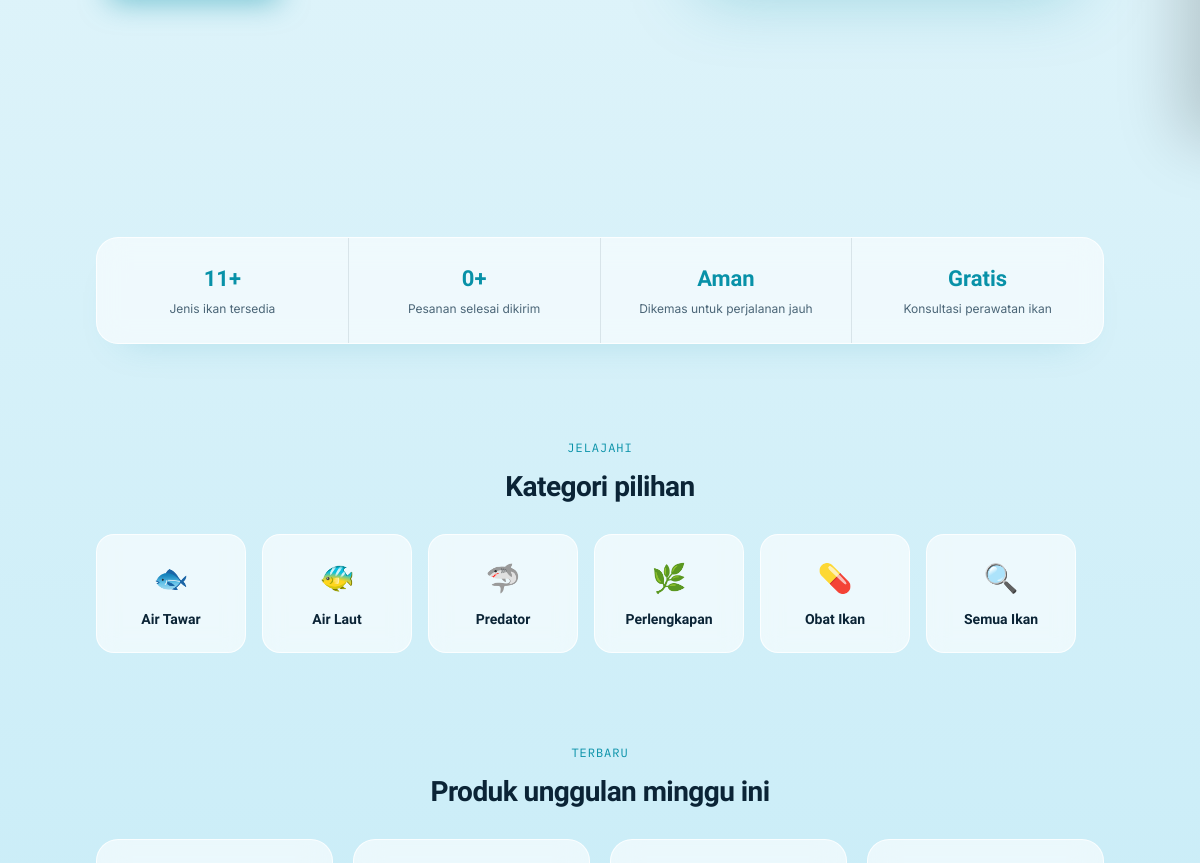
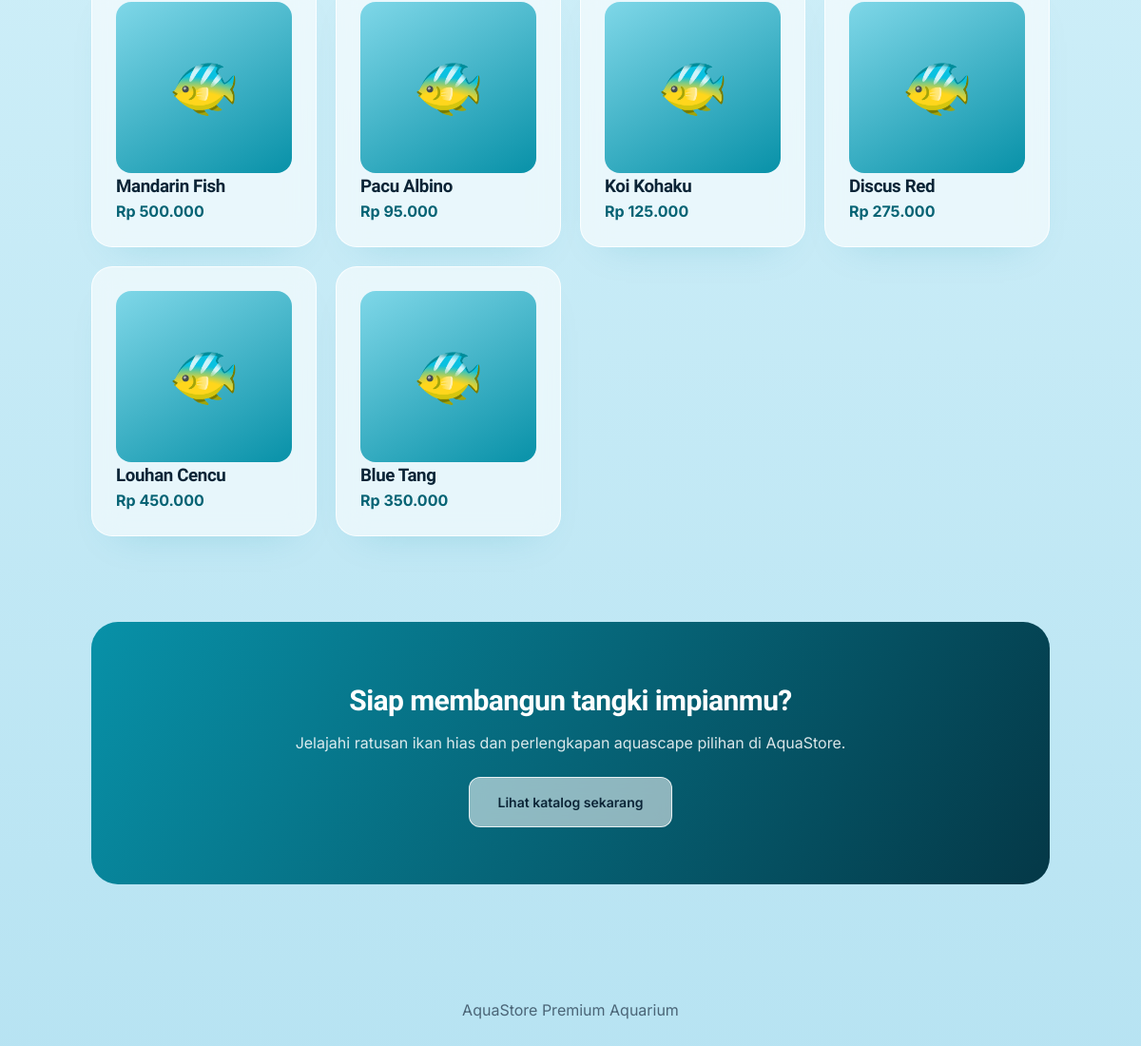
/ (lower part), run on an earlier commit of the app's database (2 pictures, top to bottom).
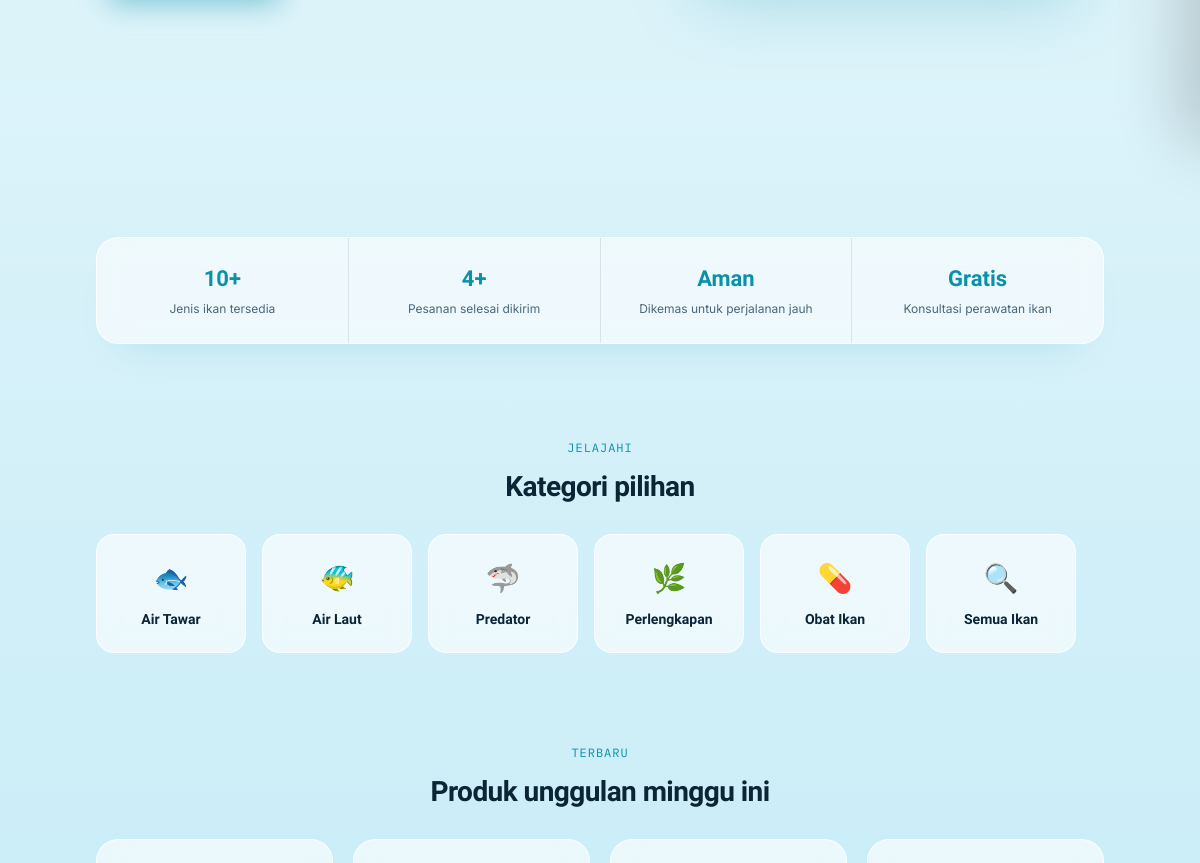
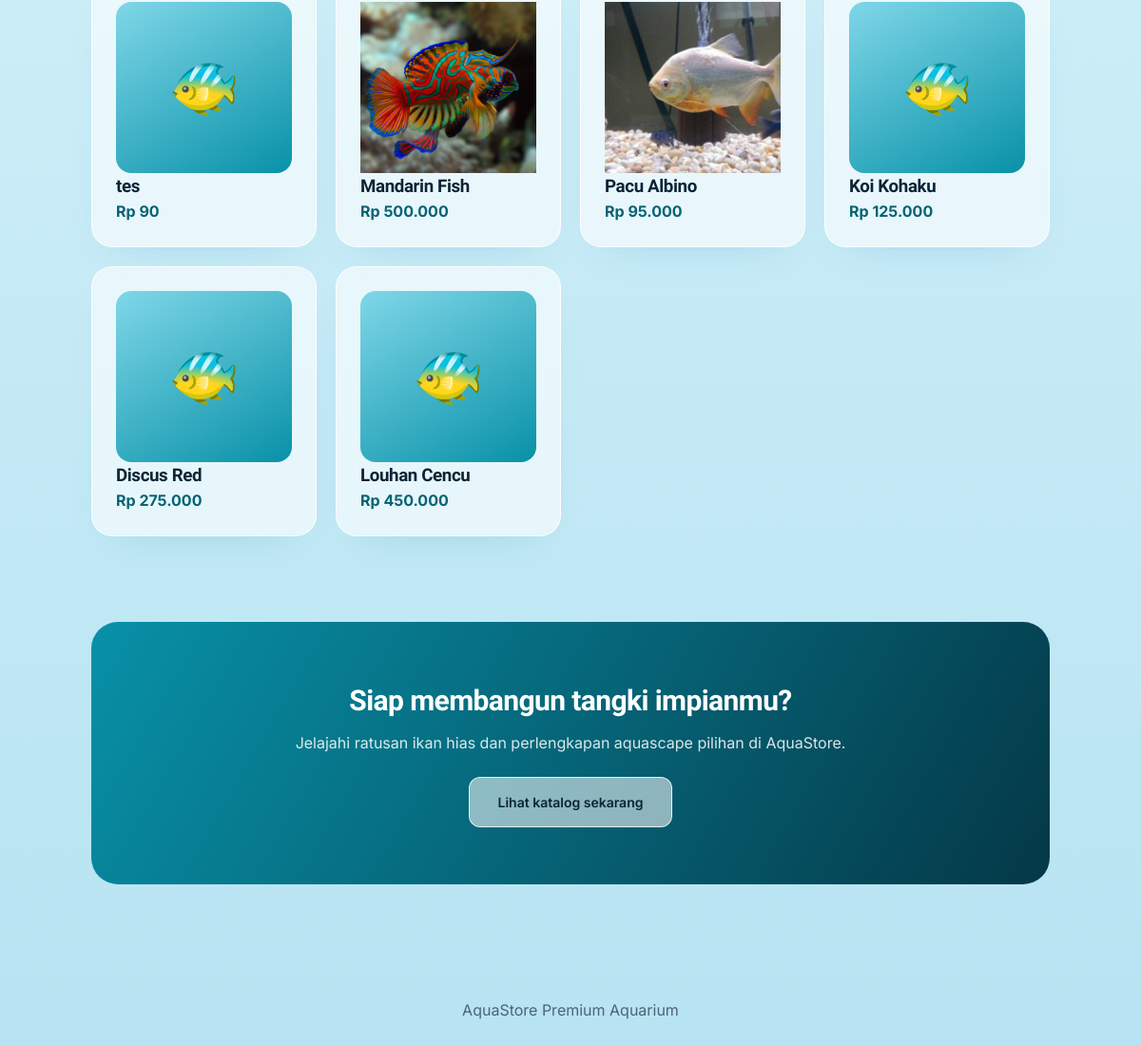
And on a later commit of the database (2 pictures, top to bottom).
### tables this page shows
CREATE TABLE `ikan` (
  `id` int(11) NOT NULL,
  `nama` varchar(100) NOT NULL,
  `nama_latin` varchar(100) DEFAULT NULL,
  `kategori_air` enum('Laut','Tawar','Payau') NOT NULL,
  `kategori_sifat` enum('Predator','Non-Predator') NOT NULL,
  `kategori_jenis` enum('Hias','Konsumsi','Langka') NOT NULL,
  `harga` int(11) NOT NULL,
  `stok` int(11) NOT NULL,
  `ukuran_cm` decimal(5,2) DEFAULT NULL,
  `tingkat_perawatan` enum('Mudah','Sedang','Sulit') NOT NULL,
  `foto` varchar(255) DEFAULT NULL,
  `deskripsi` text DEFAULT NULL,
  `tips_perawatan` text DEFAULT NULL,
  `status` enum('Tersedia','Habis','Pre-order') DEFAULT 'Tersedia',
  `created_at` timestamp NOT NULL DEFAULT current_timestamp()
);

### config/db.php (called while the page is built, shortened)
<?php
function e($text)
{
    return htmlspecialchars((string) ($text ?? ''), ENT_QUOTES, 'UTF-8');
}
function rupiah($angka)
{
    return 'Rp ' . number_format((int) $angka, 0, ',', '.');
}

### index.php (the view, shortened to what this page needs)
<?php
require "config/db.php";
$ikanPopuler = $pdo->query("SELECT * FROM ikan ORDER BY id DESC LIMIT 6")->fetchAll();
$totalJenisIkan = (int) $pdo->query("SELECT COUNT(*) FROM ikan WHERE status = 'Tersedia'")->fetchColumn();
$totalPesananSelesai = (int) $pdo->query("SELECT COUNT(*) FROM pesanan WHERE status = 'Selesai'")->fetchColumn();
?>
<!DOCTYPE html>
<html lang="id">
<head>
    <link rel="stylesheet" href="assets/css/style.css">
</head>
<body>
<section class="ocean-hero">
    <div class="hero-content-ocean">
    </div>
</section>
<section class="trust-strip-wrap">
    <div class="trust-strip">
        <div>
            <b><?= $totalJenisIkan ?>+</b>
            <span>Jenis ikan tersedia</span>
        </div>
        <div>
            <b><?= $totalPesananSelesai ?>+</b>
            <span>Pesanan selesai dikirim</span>
        </div>
        <div>
            <b>Aman</b>
            <span>Dikemas untuk perjalanan jauh</span>
        </div>
        <div>
            <b>Gratis</b>
            <span>Konsultasi perawatan ikan</span>
        </div>
    </div>
</section>
<section class="cat-section">
    <div class="section-title-home">
        <span>JELAJAHI</span>
        <h2>Kategori pilihan</h2>
    </div>
    <div class="cat-carousel">
        <a class="cat-item" href="pelanggan/katalog.php?kategori_air=Tawar">
            <span class="ic">🐟</span><b>Air Tawar</b>
        </a>
        <a class="cat-item" href="pelanggan/katalog.php?kategori_air=Laut">
            <span class="ic">🐠</span><b>Air Laut</b>
        </a>
        <a class="cat-item" href="pelanggan/katalog.php?kategori_sifat=Predator">
            <span class="ic">🦈</span><b>Predator</b>
        </a>
        <a class="cat-item" href="pelanggan/perawatan.php">
            <span class="ic">🌿</span><b>Perlengkapan</b>
        </a>
        <a class="cat-item" href="pelanggan/perawatan.php?kategori=Obat">
            <span class="ic">💊</span><b>Obat Ikan</b>
        </a>
        <a class="cat-item" href="pelanggan/katalog.php">
            <span class="ic">🔍</span><b>Semua Ikan</b>
        </a>
    </div>
</section>
<section class="ocean-section">
    <div class="section-title-home">
        <span>TERBARU</span>
        <h2>Produk unggulan minggu ini</h2>
    </div>
    <div class="ocean-product-grid">
        <?php foreach ($ikanPopuler as $i): ?>
            <div class="ocean-product-card">
                <div class="product-image-ocean">
                    <?php if ($i['foto']): ?>
                        <img src="uploads/ikan/<?= e($i['foto']) ?>">
                    <?php else: ?>
                        🐠
                    <?php endif; ?>
                </div>
                <h3><?= e($i['nama']) ?></h3>
                <strong><?= rupiah($i['harga']) ?></strong>
            </div>
        <?php endforeach; ?>
    </div>
</section>
<section class="cta-section">
    <div class="cta-box">
        <h2>Siap membangun tangki impianmu?</h2>
        <p>Jelajahi ratusan ikan hias dan perlengkapan aquascape pilihan di AquaStore.</p>
        <a class="cta-button" href="pelanggan/katalog.php">Lihat katalog sekarang</a>
    </div>
</section>
<footer class="ocean-footer">AquaStore Premium Aquarium</footer>
</body>
</html>

What changed in the data, as far as the page shows it:
no longer on this page (row edited): ikan: nama "Blue Tang", harga "Rp 350.000"
added ikan: nama "tes", harga "Rp 90"
changed ikan "Mandarin Fish": foto: picture added; no longer shows "🐠"
changed ikan "Pacu Albino": foto: picture added; no longer shows "🐠"
Also different on the page:
$totalJenisIkan: "11" → "10"
$totalPesananSelesai: "0" → "4"
